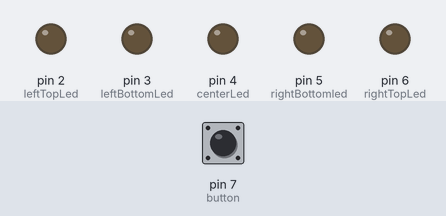
The sketch below on a simulated Arduino Uno, built with avr-gcc and run on an emulated ATmega328P. Parts: output pins drawn as LEDs (lit = HIGH). Dashed ring = blinking. Inputs (shaded band) come from the test bench; at power-on: pin 7 (button) HIGH. Random numbers use the default seed unless the sketch sets one.

Above: at 2.2 s.
2.3 s: pin 7 (button) pulled LOW for 0.15 s
At 5.1 s:
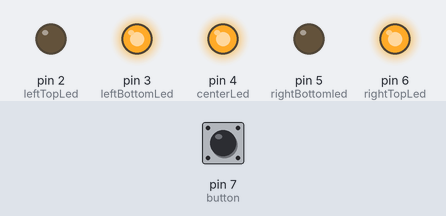
5.3 s: pin 7 (button) pulled LOW for 1 s
At 6.21 s:
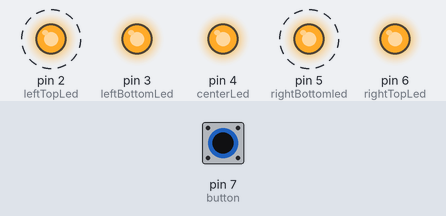
8.3 s: pin 7 (button) pulled LOW for 3.2 s
At 13.6 s:
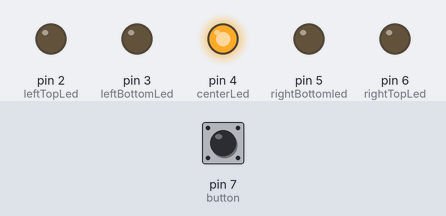
Timing chart, 0 to 15.1 s (numbered marks = the images above; inputs shaded):
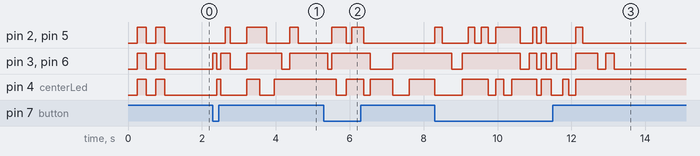

The sketch:

dice.ino
```cpp
const int leftTopLed = 2;
const int leftBottomLed = 3;
const int centerLed = 4;
const int rightTopLed = 6;
const int rightBottomled = 5;
const int button = 7;

void  setup(void)
{
  for (int led = 2; led < 7; led++) // On definit les leds comme des Sorties
    pinMode(led, OUTPUT);
  pinMode(button, INPUT_PULLUP); // Le bouton est une entree se servant de la resistance pullUp integree dans l'Arduino (20kOhms)
  randomSeed(analogRead(0));
  diceAlarm(); // cette fonction signale a l'utilisateur la fin du setup en faisant clignoter toutes les LEDs deux fois
}

void  loop(void)
{
  int     n;
  boolean state = digitalRead(button); // On lit l'etat du bouton

  if (!state) // si le bouton -> 0V on valide la condition et on entre
  {
    for (int i = 100; i < 250; i += 10) // on ralenti la frequence de 10 ms a chaque boucles soit de 100ms a 250, 15 passages dans cette boucle
    {
      n = random(6); // on tire un nombre entre 0  et 5
      allDisplays(n);
      delay(i);
    }
  }
}

void  allDisplays(int n)
{
  displayNone();
  switch (n) // ici on appel la bonne fonction a l'aide d'un switch(), qui equivaut a une foret de if()
  {
    case 0:
      displayNone();
      break;
    case 1:
      displayOne();
      break;
    case 2:
      displayTwo();
      break;
    case 3:
      displayThree();
      break;
    case 4:
      displayFour();
      break;
    case 5:
      displayFive();
      break;
    default:
      diceAlarm(); // si le chiffre est in coherent => erreur cotes programmeur on fait clignoter toutes les LEDs pour signaler le probleme
      break;
  }
}

void  diceAlarm(void)
{
  for (int i = 0; i < 2; i++)
  {
    displayNone();
    delay(250);
    displayFive();
    delay(250);
  }
  displayNone();
}

void  displayNone(void)
{
  for (int led = 0; led < 7; led++)
    digitalWrite(led, LOW);
}

void displayOne(void)
{
  digitalWrite(centerLed, HIGH);
}

void  displayTwo(void)
{
  digitalWrite(leftBottomLed, HIGH);
  digitalWrite(rightTopLed, HIGH);
}

void  displayThree(void)
{
  displayTwo();
  displayOne();
}

void  displayFour(void)
{
  digitalWrite(leftTopLed, HIGH);
  digitalWrite(leftBottomLed, HIGH);
  digitalWrite(rightTopLed, HIGH);
  digitalWrite(rightBottomled, HIGH);
}

void  displayFive(void)
{
  for (int led = 2; led < 7; led++)
    digitalWrite(led, HIGH);
}
```

Measured:
- after the input at 2.3 s, pin 2 (leftTopLed): goes HIGH 0.13 s, LOW 0.45 s, HIGH 0.54 s, LOW 0.63 s, HIGH 0.23 s, then LOW, starting after 0.33 s; pin 3 (leftBottomLed): goes HIGH 0.10 s, LOW 0.11 s, HIGH 0.25 s, LOW 0.45 s, HIGH 0.95 s, LOW 0.22 s, then HIGH, starting at once
- after the input at 5.3 s, pin 2 (leftTopLed): alternates HIGH for 0.36 s and LOW for 0.15 s, 4 changes in all, then stays LOW, starting after 0.21 s; pin 3 (leftBottomLed): HIGH → LOW after 0.10 s, → HIGH 0.11 s later, → LOW 1.1 s later, → HIGH 0.60 s later
- after the input at 8.3 s, pin 2 (leftTopLed): LOW → HIGH at once, → LOW 0.21 s later, → HIGH 0.70 s later, → LOW 0.17 s later, … (14 changes in this stretch); pin 3 (leftBottomLed): HIGH → LOW after 0.46 s, → HIGH 0.29 s later, → LOW 1.6 s later, → HIGH 0.24 s later, … (13 changes in this stretch)
